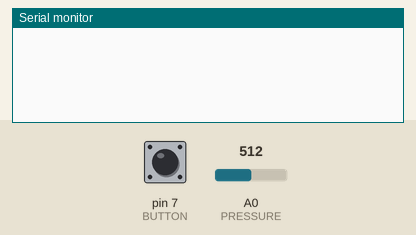
The sketch below on a simulated Arduino Uno, built with avr-gcc and run on an emulated ATmega328P. Shown: the last lines printed to the serial monitor. The test bench sets the inputs (shaded band); at power-on: A0 (PRESSURE) = 512, pin 7 (BUTTON) LOW.

Above: at 1.2 s.
1.3 s: A0 (PRESSURE) set to 526
At 1.41 s:
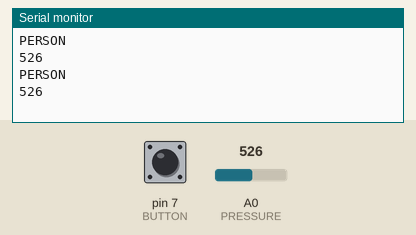
2.8 s: pin 7 (BUTTON) pulled HIGH for 0.15 s
At 2.81 s:
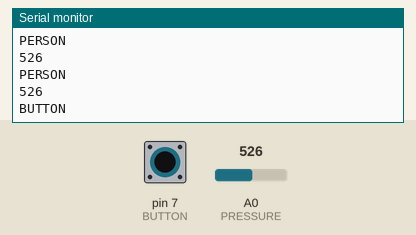
4.4 s: A0 (PRESSURE) set to 716
At 5.21 s:
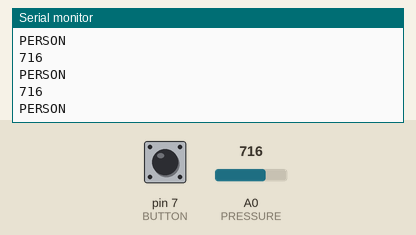

Measured:
- the behaviour switches between 512 and 513 on A0 (PRESSURE) (found by bisection; images 0 and 1)
- after the input at 1.3 s, the serial monitor: prints a new line at once (image 1)
- after the input at 2.8 s, the serial monitor: prints a new line at once (image 2)
- after the input at 4.4 s, the serial monitor: prints a new line at once (image 3)

The sketch:

Pressure_Sensor.ino
```cpp
// Pressure Sensor
// © 2013 Joshua Grosso

// Open the Serial Monitor in the Arduino editor to see the results

const int PRESSURE = 0;
const int BUTTON = 7;

int valPressure = 0;
int valButton = 0;
int preValPressure = 0;
int preValButton = 0;
int calibration = 0;

void setup()
{
  pinMode(PRESSURE, INPUT);
  pinMode(BUTTON, INPUT);
  Serial.begin(9600);
  valPressure = analogRead(PRESSURE);

  calibration = valPressure;
}

void loop()
{
  valPressure = analogRead(PRESSURE);
  valButton = digitalRead(BUTTON);
//  valButton = LOW;

  if (valButton == HIGH && preValButton == LOW)
  {
    calibration = valPressure;
    Serial.print("BUTTON\n");
    Serial.print(calibration);
    Serial.print("\n");
    Serial.print(valPressure);
    Serial.print("\n");
    delay(100);
  }

  preValButton = valButton;

  if (valPressure > calibration)
  {
    Serial.print("PERSON\n");
    Serial.print(valPressure);
    Serial.print("\n");
    delay(100);
  }

  preValPressure = valPressure;
}
```
